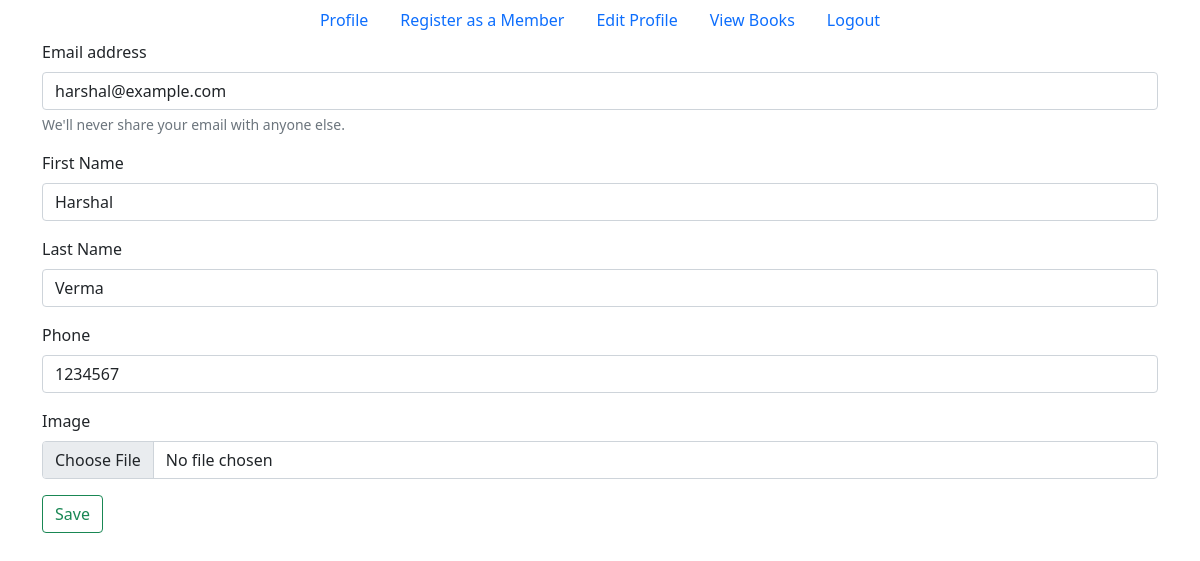
Screenshot of /edit_profile/ (signed in) with the database file from the repository.
### app/models.py (models this page shows, shortened)
class Members(models.Model):
    user = models.OneToOneField(User, on_delete=models.CASCADE)
    phone_no = models.CharField(max_length=20)
    image = models.FileField(upload_to="")

### app/views.py (the view, shortened to what this page needs)
# urls.py: path('edit_profile/', views.edit_profile, name="edit_profile"),
@login_required(login_url='/member_login/')
def edit_profile(request):
    member = Members.objects.filter(user=request.user)[0]
    return render(request, 'edit_profile.html', {'member': member})

### app/templates/edit_profile.html (shortened to what this page needs)
{% extends 'student_navbar.html' %}
{% block app_content %}
<div class="container">
<form action="/edit_profile/" method="post" enctype="multipart/form-data">
    <div class="mb-3">
        <label for="exampleInputEmail1" class="form-label">Email address</label>
        <input type="email" class="form-control" id="exampleInputEmail1" aria-describedby="emailHelp" name="email" value="{{member.user.email}}">
        <div id="emailHelp" class="form-text">We'll never share your email with anyone else.</div>
      </div>
      <div class="mb-3">
        <label for="exampleInputFirstName" class="form-label">First Name</label>
        <input type="text" class="form-control" id="exampleInputFirstName" name="first_name" value="{{member.user.first_name}}">
      </div>
      <div class="mb-3">
        <label for="exampleInputLastName" class="form-label">Last Name</label>
        <input type="text" class="form-control" id="exampleInputLastName" name="last_name" value="{{member.user.last_name}}">
      </div>
      <div class="mb-3">
        <label for="exampleInputPhone" class="form-label">Phone</label>
        <input type="text" class="form-control" id="exampleInputPhone" name="phone_no" value="{{member.phone_no}}">
      </div>
      <div class="mb-3">
        <label for="exampleInputImage" class="form-label">Image</label>
        <input type="file" class="form-control" id="exampleInputImage" name="image" value="{{member.image}}">
      </div>
      <button type="submit" class="btn btn-outline-success">Save</button>
</form>
</div>
{% endblock %}

### rows the page displays
Members: email "harshal@example.com", first_name "Harshal", last_name "Verma", phone_no "1234567"
